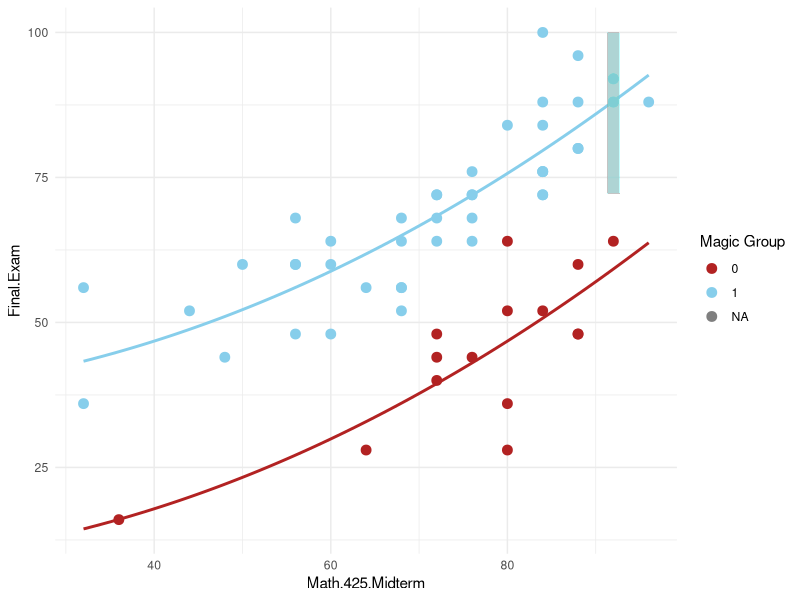
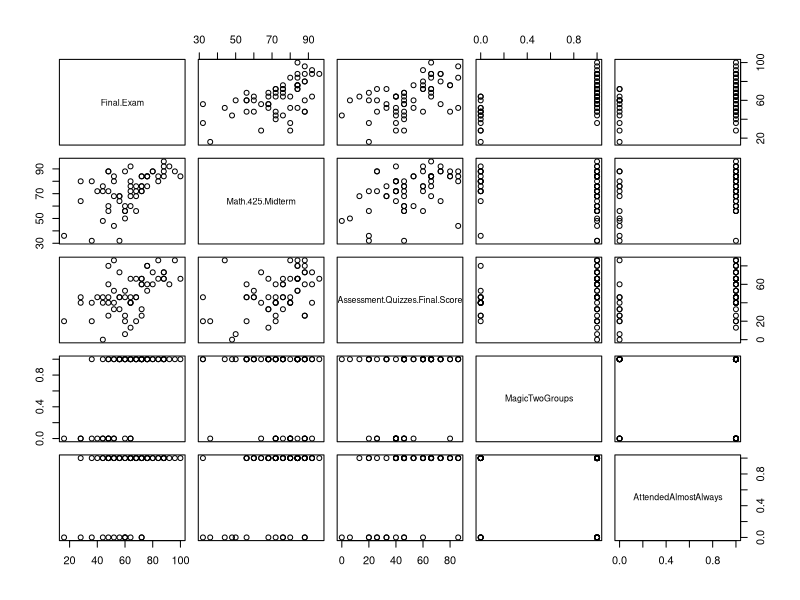
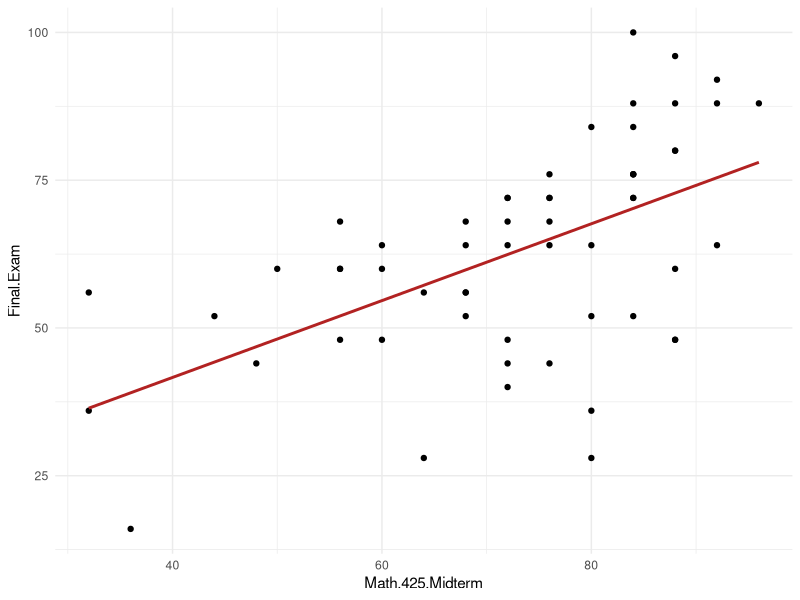
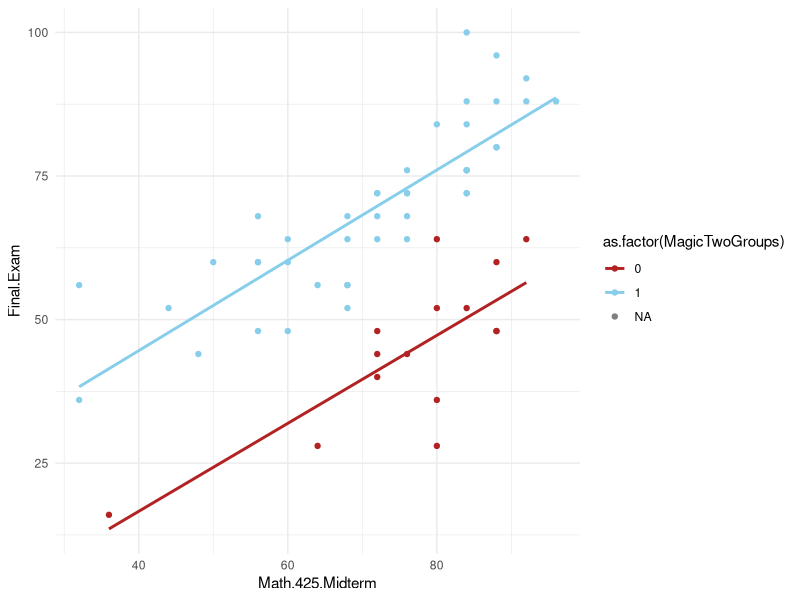
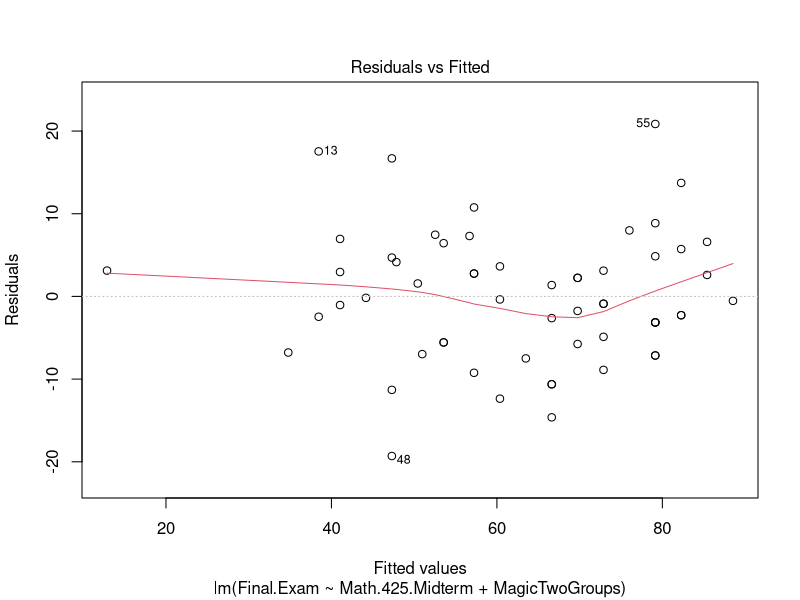
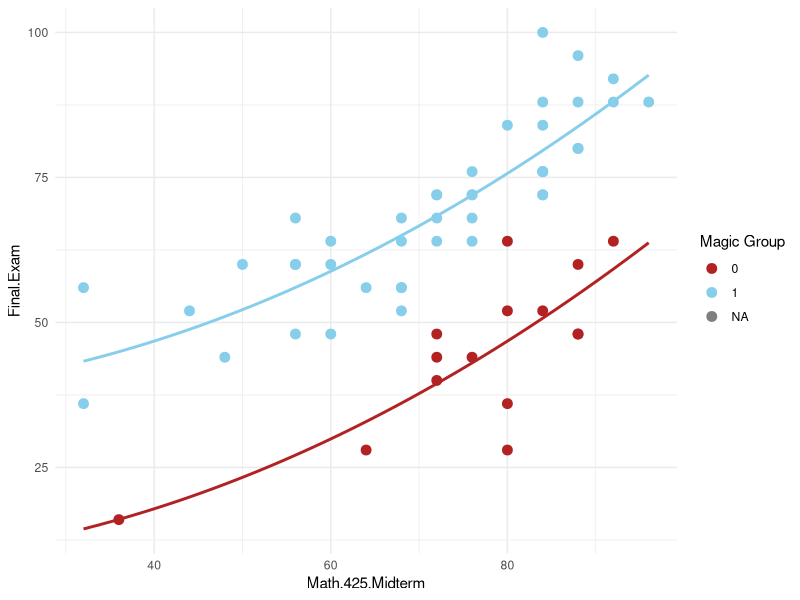
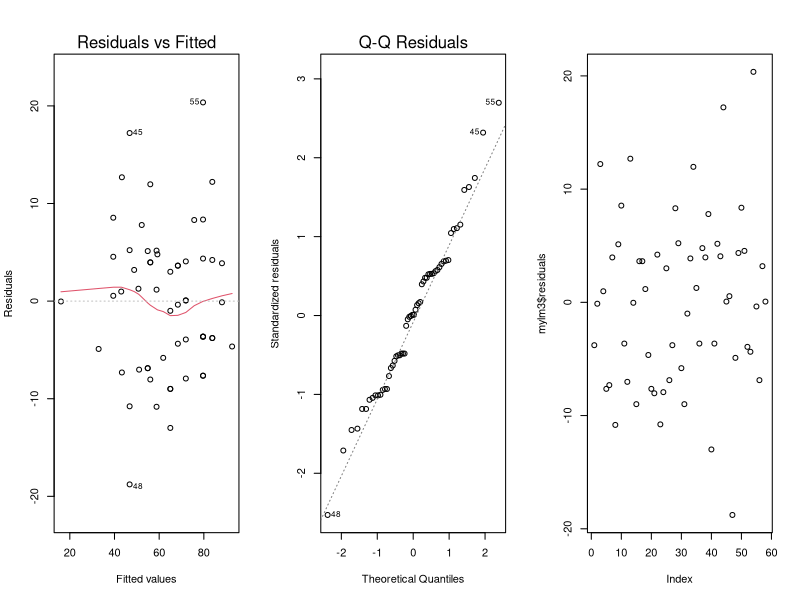

These figures' R source, in order:
## ---- chunk 1
knitr::opts_chunk$set(echo = TRUE)
## ---- chunk 2
library(tidyverse)

dat1 <- read_csv("./Math425PastGrades.csv") %>% 
  select(-c(Section)) %>% 
  mutate(Gender = case_when(
    Gender == "F" ~ 0,
    Gender == "M" ~ 1
  ),
  AttendedAlmostAlways = case_when(
    AttendedAlmostAlways == "Y" ~ 1,
    AttendedAlmostAlways == "N" ~ 0
  ),
  SpentTimeInOfficeHours = case_when(
    SpentTimeInOfficeHours == "N" ~ 0,
    SpentTimeInOfficeHours == "Y" ~ 1
  ),
  MagicTwoGroups = case_when(
    MagicTwoGroups == 1 ~ 0,
    MagicTwoGroups == 2 ~ 1
  )) %>% 
    mutate_all(funs(as.integer(str_replace(., "EX", "0")))) %>%  
    select(-c(ClassActivitiesCompletedPerfectly, SkillsQuizzesCompletedPerfectly))
## ---- chunk 3
#pairs(dat1)
## ---- chunk 4
mylm1 <- lm(Final.Exam~Assessment.Quizzes.Final.Score, data = dat1)

#plot(mylm1$residuals~ ., data = na.omit(dat1))

mylm2 <- lm(Final.Exam~Assessment.Quizzes.Final.Score + MagicTwoGroups + Assessment.Quizzes.Final.Score:MagicTwoGroups, data = dat1)

# dat1 %>% 
#   ggplot(aes(Assessment.Quizzes.Final.Score, Final.Exam, color = as.factor(MagicTwoGroups)))+
#   geom_point()

#(mylm2$residuals~ ., data = na.omit(dat1))
## ---- chunk 5
mylm3 <- lm(Final.Exam~ I(Math.425.Midterm^2) + MagicTwoGroups, data = dat1)

b <- coef(mylm3)

p <- dat1 %>% 
  ggplot(aes(Math.425.Midterm, Final.Exam, color = as.factor(MagicTwoGroups)))+
  geom_point(size = 3)+
  scale_color_manual(values = c("firebrick", "skyblue"))+
  stat_function(fun = function(x) b[1] + b[2] * x^2, size = 1, color = "firebrick")+
  stat_function(fun = function(x) (b[1] + b[3]) + b[2] * x^2, size = 1, color = "skyblue")+
  theme_minimal()+
  guides(color = guide_legend("Magic Group"))
## ---- chunk 6
pred <- predict(mylm3, data.frame(Math.425.Midterm = 92, MagicTwoGroups = 1), interval = "prediction")

p+
  geom_segment(aes(x = 92, xend = 92, y = pred[2], yend = 100), size = 4, color = "skyblue", alpha = 0.01)
## ---- chunk 7
pairs(dat1 %>% 
  select(Final.Exam, Math.425.Midterm, Assessment.Quizzes.Final.Score, MagicTwoGroups, AttendedAlmostAlways))
## ---- chunk 8
mylm <- lm(Final.Exam ~ Math.425.Midterm, data = dat1)
summary(mylm)
## ---- chunk 9
summary(mylm1)
## ---- chunk 10
dat1 %>% 
  ggplot(aes(Math.425.Midterm, Final.Exam))+
  geom_point()+
  geom_smooth(method = "lm", se = FALSE, color = "firebrick")+
  theme_minimal()
## ---- chunk 11
dat1 %>% 
  ggplot(aes(Math.425.Midterm, Final.Exam, color = as.factor(MagicTwoGroups)))+
  geom_point()+
  scale_color_manual(values = c("firebrick", "skyblue"))+
  geom_smooth(method = "lm", se = FALSE, formula = y~x)+
  theme_minimal()

mylm4 <- lm(Final.Exam~ Math.425.Midterm + MagicTwoGroups + Math.425.Midterm:MagicTwoGroups, data = dat1)
summary(mylm4)
## ---- chunk 12
mylm5 <- lm(Final.Exam~ Math.425.Midterm + MagicTwoGroups , data = dat1)
summary(mylm5)
## ---- chunk 13
plot(mylm5, which=1)
## ---- chunk 14
summary(mylm3)

p
## ---- chunk 15
par(mfrow=c(1,3))
plot(mylm3, which=1:2)
plot(mylm3$residuals)
